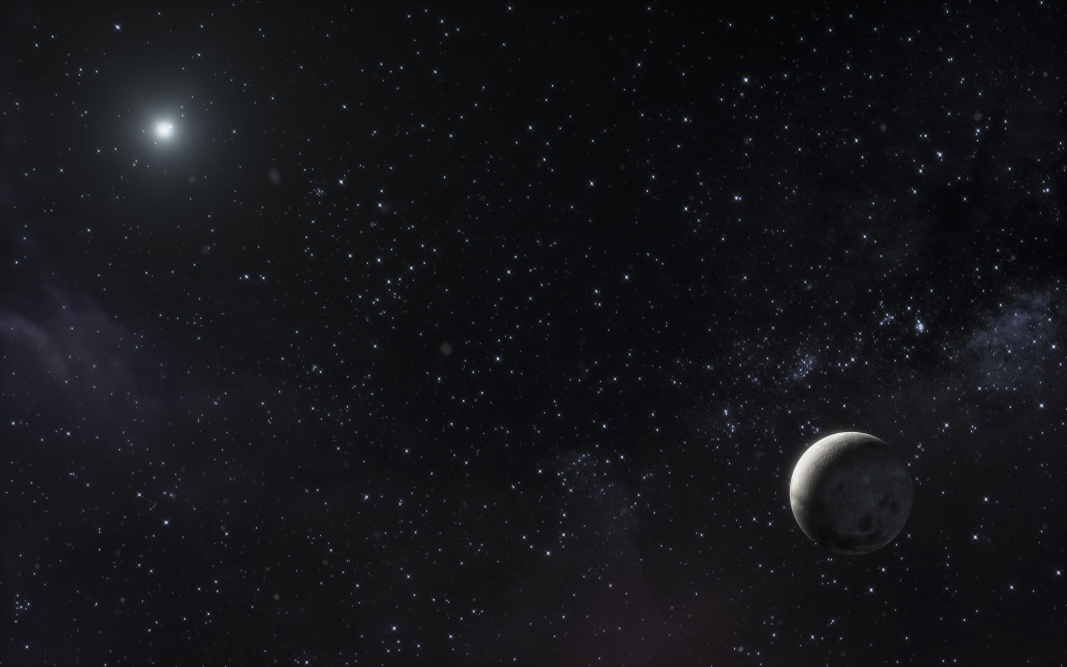
#> input picture CapstoneRenew/Assets/image/Materials/galaxy-night-landscape.jpg, 3200 x 2000 px, given in place of the camera (shown at 1/3 size)
$ python 'get_hsv_color copy.py'
#> lines starting #> are read from the running program, lines starting #| are printed output that depends on the picture; after the words box and inside, x2 and y2 are one past the last pixel; in counts of white or black regions, pixels touching at a corner belong together
import cv2
import numpy as np

def gausian_blur(img, blur_ksize=(9,9), blur_sigma=10):
    blured = cv2.GaussianBlur(img, blur_ksize, blur_sigma)
    return blured


class Camera:
    def __init__(self, camera_id, im_width, im_height):
        self.camera_id = camera_id
        self.cap = cv2.VideoCapture(camera_id)
        if not self.cap.isOpened():
            raise ValueError(f"Camera {camera_id} could not be opened.")

        # Set camera resolution
        self.cap.set(cv2.CAP_PROP_FRAME_WIDTH, im_width)
        self.cap.set(cv2.CAP_PROP_FRAME_HEIGHT, im_height)

        print(f"Webcam {camera_id} opened successfully with resolution {im_width}x{im_height}. Press 'q' to quit.")

    def capture(self):
        ret, frame = self.cap.read()
        if not ret:
            raise ValueError(f"Failed to capture image from camera {self.camera_id}.")
        return frame

    def release(self):
        self.cap.release()

if __name__=='__main__':
    Camera


def nothing(x):
    pass

# Create a window
cv2.namedWindow('image')

# Create trackbars for color change
cv2.createTrackbar('HMin', 'image', 0, 179, nothing)  # Hue is from 0-179 for OpenCV
#> slider 'HMin' is set to 35
cv2.createTrackbar('SMin', 'image', 0, 255, nothing)
#> slider 'SMin' is set to 51
cv2.createTrackbar('VMin', 'image', 0, 255, nothing)
#> slider 'VMin' is set to 51
cv2.createTrackbar('HMax', 'image', 0, 179, nothing)
#> slider 'HMax' is set to 179
cv2.createTrackbar('SMax', 'image', 0, 255, nothing)
#> slider 'SMax' is set to 255
cv2.createTrackbar('VMax', 'image', 0, 255, nothing)
#> slider 'VMax' is set to 255

# Set default value for Max HSV trackbars
cv2.setTrackbarPos('HMax', 'image', 179)
cv2.setTrackbarPos('SMax', 'image', 255)
cv2.setTrackbarPos('VMax', 'image', 255)

screen_w = 2592
screen_h = 1944
screen_w = 1920
screen_h = 1080

camera1 = Camera(0, screen_w, screen_h)

cur_img1 = camera1.capture()
#> in capture, frame is the input picture: shape (2000, 3200, 3); mean B, G, R 25.4, 21.4, 21.1

while True:
    frame = camera1.capture()


    # Convert to HSV format and color threshold
    hsv = cv2.cvtColor(frame, cv2.COLOR_BGR2HSV)
#> hsv: shape (2000, 3200, 3); mean H, S, V 117.4, 51.2, 25.4

    hsv = gausian_blur(hsv)
#> in gausian_blur, `blured = cv2.GaussianBlur(img, blur_ksize, blur_sigma)`: blured: shape (2000, 3200, 3); mean H, S, V 117.4, 51.2, 25.4

    # Get current positions of all trackbars
    hMin = cv2.getTrackbarPos('HMin', 'image')
    sMin = cv2.getTrackbarPos('SMin', 'image')
    vMin = cv2.getTrackbarPos('VMin', 'image')
    hMax = cv2.getTrackbarPos('HMax', 'image')
    sMax = cv2.getTrackbarPos('SMax', 'image')
    vMax = cv2.getTrackbarPos('VMax', 'image')

    # Set the minimum and maximum HSV values to display
    lower = np.array([hMin, sMin, vMin])
    upper = np.array([hMax, sMax, vMax])

    # Create HSV mask
    mask = cv2.inRange(hsv, lower, upper)
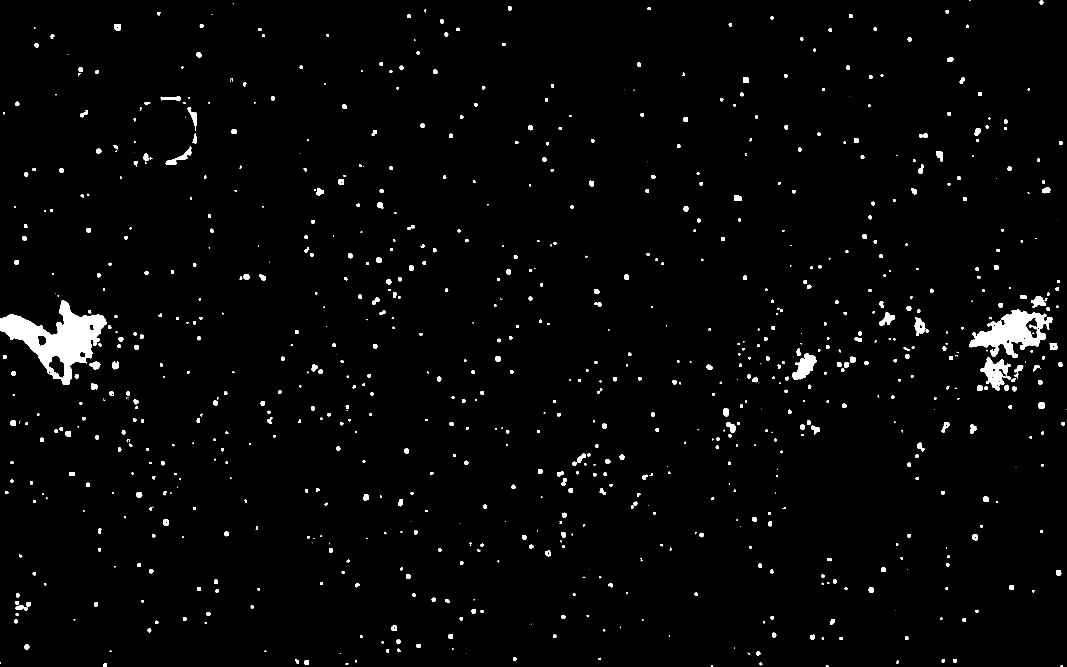
#> mask: shape (2000, 3200) (shown at 1/3 size); 2% white; 883 white regions (162 under 20 px), largest, box (x1, y1, x2, y2) and area: (0, 901, 321, 1155) 31470, (2907, 929, 3157, 1075) 16371, (2942, 1073, 3033, 1172) 4217
    result = cv2.bitwise_and(frame, frame, mask=mask)
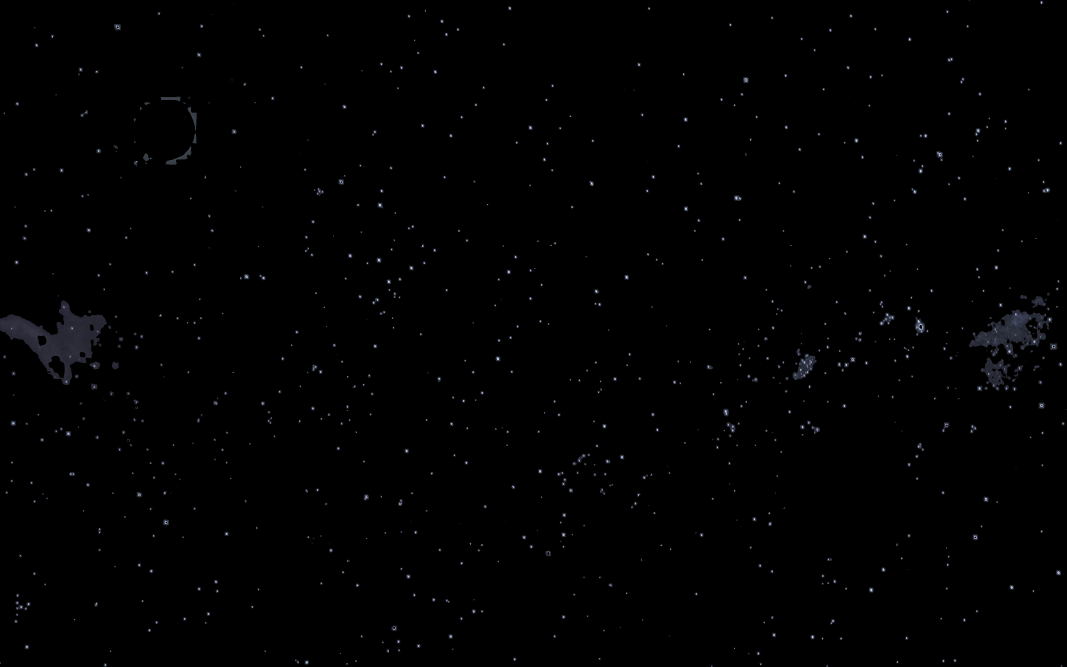
#> result: shape (2000, 3200, 3) (shown at 1/3 size); mean B, G, R 1.4, 1.2, 1.1

    # Display the original and masked image
    cv2.imshow('image', result)

    # Print HSV values to console
    # print(f'hMin = {hMin} \nsMin = {sMin} \nvMin = {vMin} \nhMax = {hMax} \nsMax = {sMax} \nvMax = {vMax} ')

    if cv2.waitKey(1) & 0xFF == ord('q'):
#> (key q is pressed here)
        print(f'hMin = {hMin} \nsMin = {sMin} \nvMin = {vMin} \nhMax = {hMax} \nsMax = {sMax} \nvMax = {vMax} ')
        break

# Release the capture and close windows
#> (the run stopped early here; a loop or call above may not have finished)
